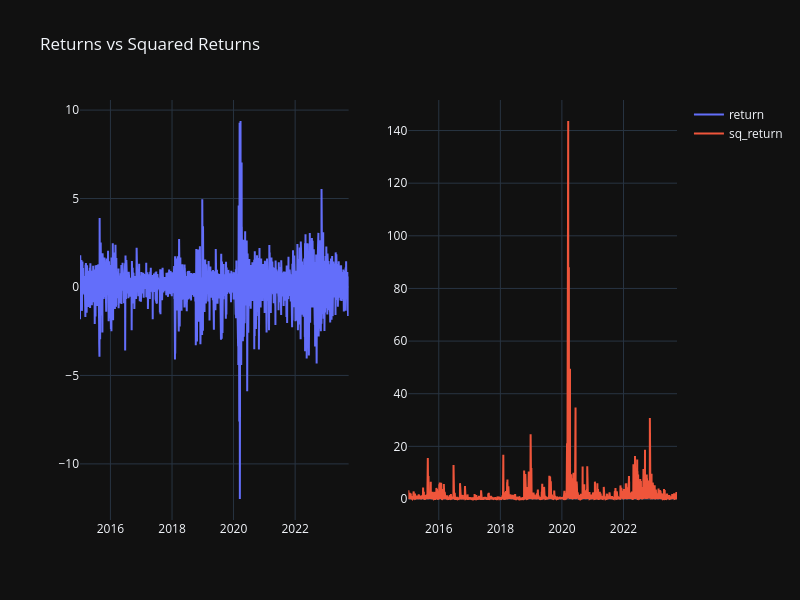

The cell this chart's notebook holds for it:
### Markdown cell above
### Returns vs Squared Returns

### Code cell
from plotly.subplots import make_subplots
import plotly.graph_objects as go

fig = make_subplots(rows=1, cols=2)

fig.add_trace(go.Scatter(x=df["ds"], y=df["return"],
                         mode='lines',
                         name='return'),
row=1, col=1
)


fig.add_trace(go.Scatter(x=df["ds"], y=df["sq_return"],
                         mode='lines',
                         name='sq_return'),
    row=1, col=2
)

fig.update_layout(height=600, width=800, title_text="Returns vs Squared Returns", template = "plotly_dark")
fig.show()

### Figure 1 — Plotly figure (JSON) as saved in the notebook; plotly's stock layout.template omitted (floating-point values rounded to 4 significant figures; data arrays with more than 128 entries replaced by an {"elided": "..."} marker saying what was removed)
{"data": [{"mode": "lines", "name": "return", "type": "scatter", "x": {"elided": "2199 str values"}, "xaxis": "x", "y": {"elided": "2199 float values"}, "yaxis": "y"}, {"mode": "lines", "name": "sq_return", "type": "scatter", "x": {"elided": "2199 str values"}, "xaxis": "x2", "y": {"elided": "2199 float values"}, "yaxis": "y2"}], "layout": {"height": 600, "title": {"text": "Returns vs Squared Returns"}, "width": 800, "xaxis": {"anchor": "y", "autorange": true, "domain": [0, 0.45], "range": ["2015-01-05", "2023-09-28"], "type": "date"}, "xaxis2": {"anchor": "y2", "autorange": true, "domain": [0.55, 1], "range": ["2015-01-05", "2023-09-28"], "type": "date"}, "yaxis": {"anchor": "x", "autorange": true, "domain": [0, 1], "range": [-13.17, 10.57], "type": "linear"}, "yaxis2": {"anchor": "x2", "autorange": true, "domain": [0, 1], "range": [-7.979, 151.6], "type": "linear"}}}
